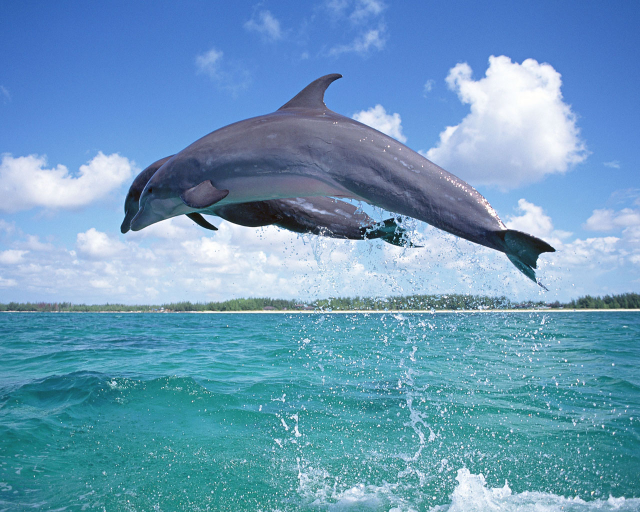
#> input picture Lesson 5/text.jpg, 1280 x 1024 px (shown at 1/2 size)
$ python Threshold.py
#> lines starting #> are read from the running program, lines starting #| are printed output that depends on the picture; after the words box and inside, x2 and y2 are one past the last pixel; in counts of white or black regions, pixels touching at a corner belong together
#全局阈值案例
import cv2
import numpy as np

img=cv2.imread('text.jpg')
#> img is the input picture: shape (1024, 1280, 3); mean B, G, R 187.2, 154.3, 106.5
img_copy=cv2.resize(img,(800,640))                                          #太大了裁一下
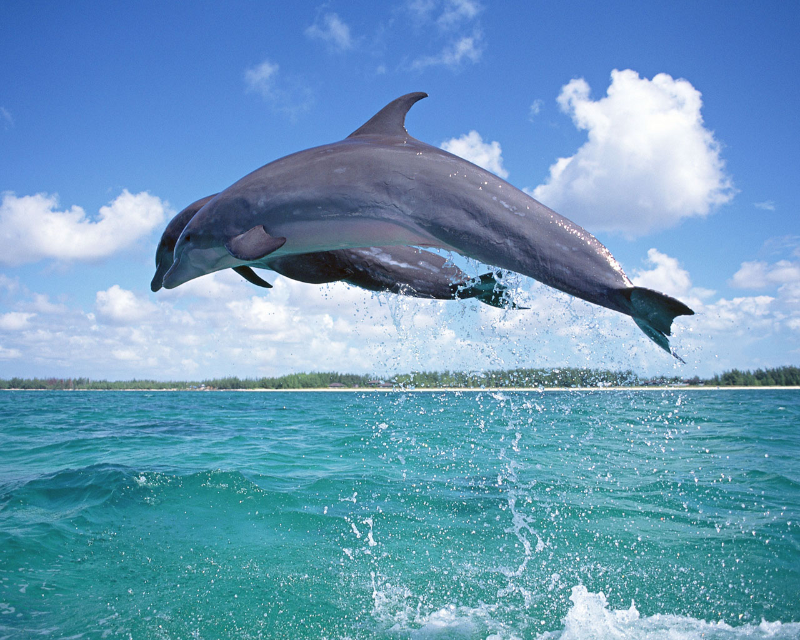
#> img_copy: shape (640, 800, 3); mean B, G, R 187.1, 154.2, 106.4


img_gray=cv2.cvtColor(img_copy,cv2.COLOR_BGR2GRAY)                                #BGR转灰度图
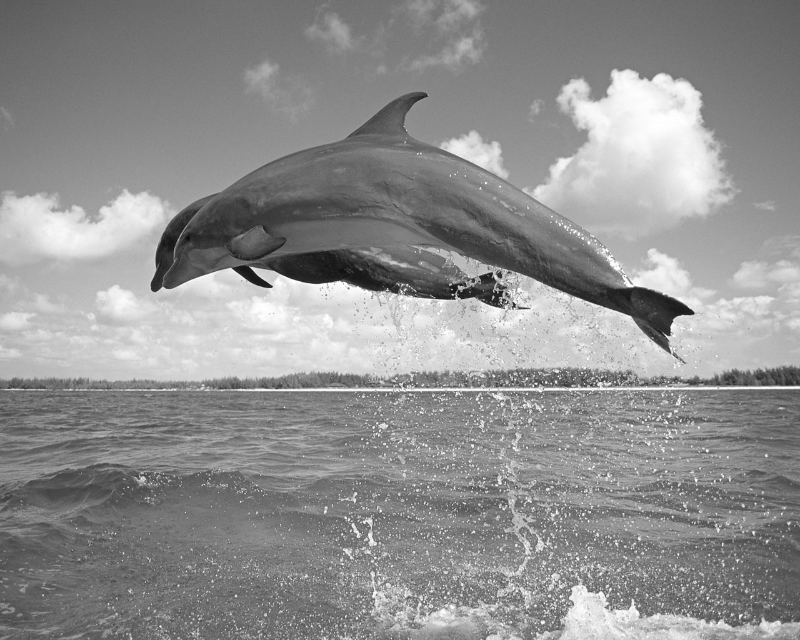
#> img_gray: shape (640, 800); min 10, max 255, mean 143.7

ret,thresh = cv2.threshold(img_gray,85 ,255,cv2.THRESH_BINARY)      #全局阈值应用
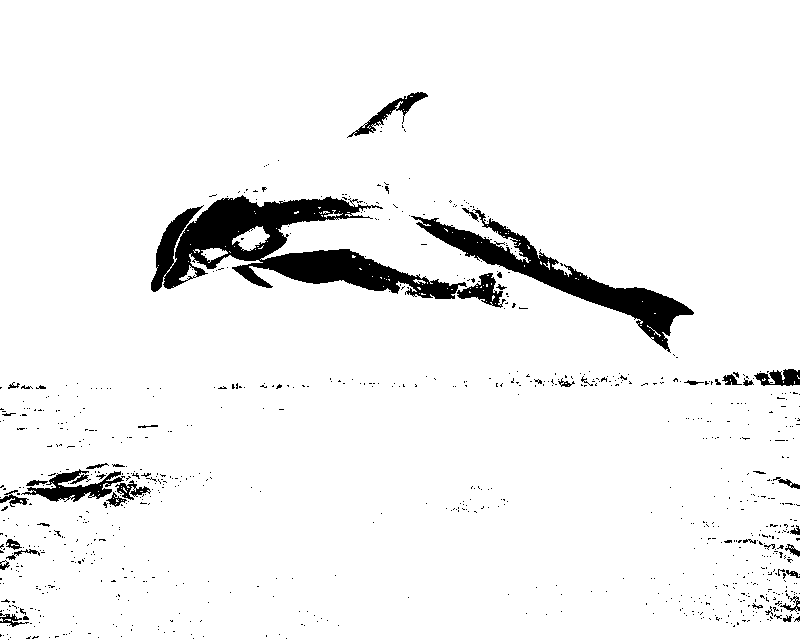
#> thresh: shape (640, 800); 94.6% white; 857 black regions (811 under 20 px), largest, box (x1, y1, x2, y2) and area: (151, 195, 467, 299) 12982, (411, 209, 694, 353) 7044, (21, 469, 125, 502) 1290
cv2.GaussianBlur(thresh,(11,11),3)                                   #高斯模糊清噪点

#cv2.imshow('original', img_copy)
cv2.imshow('gray', img_gray)
cv2.imshow('thresh', thresh)
cv2.waitKey(0)
